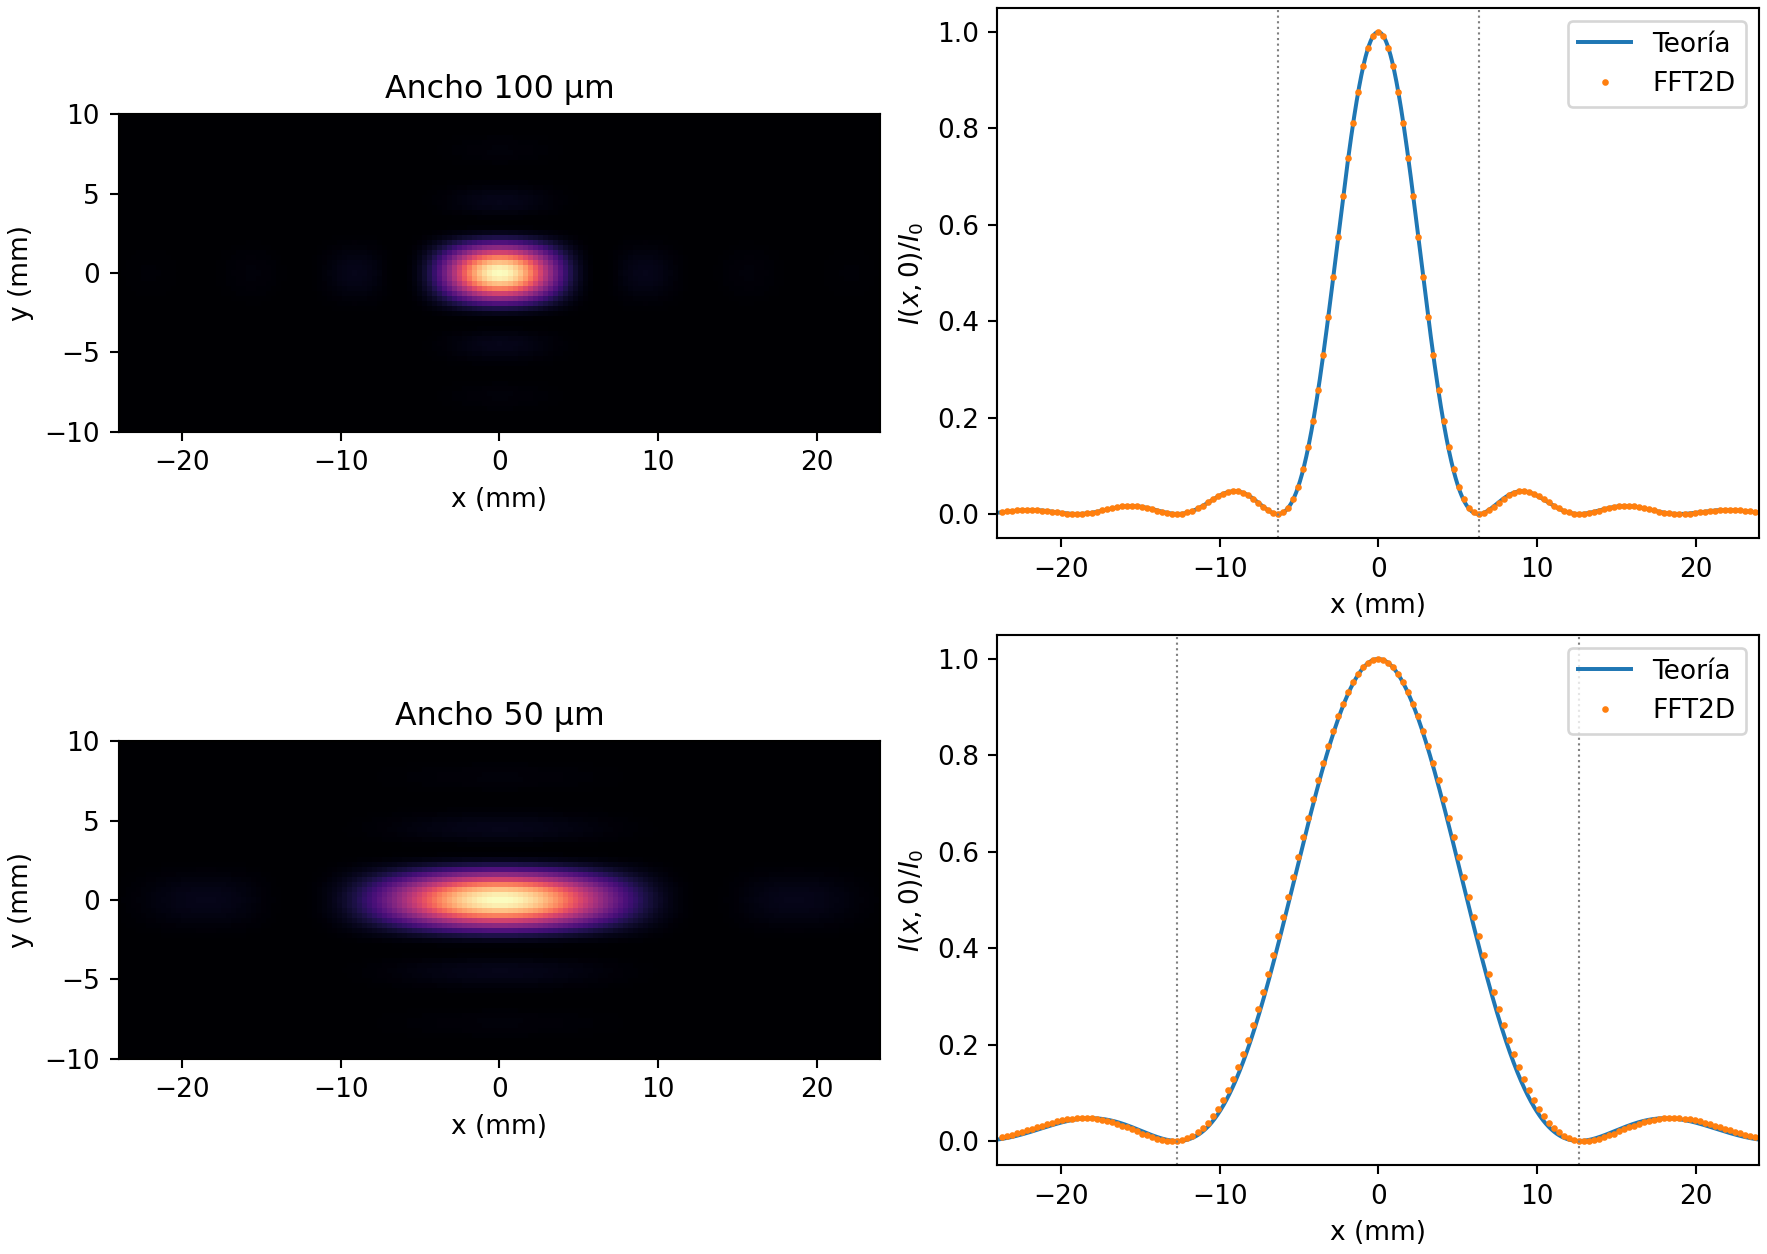

This figure's Python source:
"""Rendija simple: reciprocidad entre ancho y extension de la difraccion."""
import csv
from pathlib import Path
import matplotlib.pyplot as plt
import numpy as np
from lab7_optica import extension, fraunhofer, malla, normalizar

OUT = Path(__file__).resolve().parent


def main():
    lam, z, altura = 632.8e-9, 1.0, 200e-6
    n, lado = 1024, 2e-3
    dx = lado/n
    x = malla(n, lado)
    fig, axes = plt.subplots(2, 2, figsize=(9.3, 6.6), layout='constrained')
    resultados = []
    xu = np.linspace(-24e-3, 24e-3, 1801)
    for fila, ancho in enumerate((100e-6, 50e-6)):
        columnas = abs(x) <= ancho/2
        apertura = (abs(x) <= altura/2)[:, None] & columnas[None, :]
        eje, campo = fraunhofer(apertura, dx, lam, z)
        intensidad = normalizar(abs(campo)**2)
        perfil = intensidad[n//2]
        primer_cero = lam*z/ancho
        for orden in (1, 2, 3):
            teorico = orden*primer_cero
            candidatos = np.flatnonzero(abs(eje-teorico) < .3*primer_cero)
            j = candidatos[np.argmin(perfil[candidatos])]
            resultados.append((ancho*1e6, columnas.sum()*dx*1e6, orden,
                               teorico*1e3, eje[j]*1e3))
        mapa, ax = axes[fila]
        mapa.imshow(intensidad, extent=extension(eje*1e3), origin='lower',
                    cmap='magma', vmin=0, vmax=1, interpolation='nearest')
        mapa.set(xlim=(-24, 24), ylim=(-10, 10), xlabel='x (mm)',
                 ylabel='y (mm)', title=f'Ancho {ancho*1e6:g} µm')
        ax.plot(xu*1e3, np.sinc(ancho*xu/(lam*z))**2, label='Teoría')
        visibles = abs(eje) <= 24e-3
        ax.plot(eje[visibles]*1e3, perfil[visibles], '.', ms=3, label='FFT2D')
        ax.axvline(primer_cero*1e3, color='0.5', lw=.8, ls=':')
        ax.axvline(-primer_cero*1e3, color='0.5', lw=.8, ls=':')
        ax.set(xlim=(-24, 24), xlabel='x (mm)', ylabel=r'$I(x,0)/I_0$')
        ax.legend(loc='upper right')
    with (OUT/'lab7_punto1_minimos.csv').open('w', newline='') as f:
        w = csv.writer(f)
        w.writerow(['ancho_um', 'ancho_discreto_um', 'orden',
                    'minimo_teorico_mm', 'minimo_FFT_mm'])
        w.writerows(resultados)
    print(np.array(resultados))
    fig.savefig(OUT/'lab7_punto1.png', dpi=190)
    plt.close(fig)


if __name__ == '__main__':
    main()
